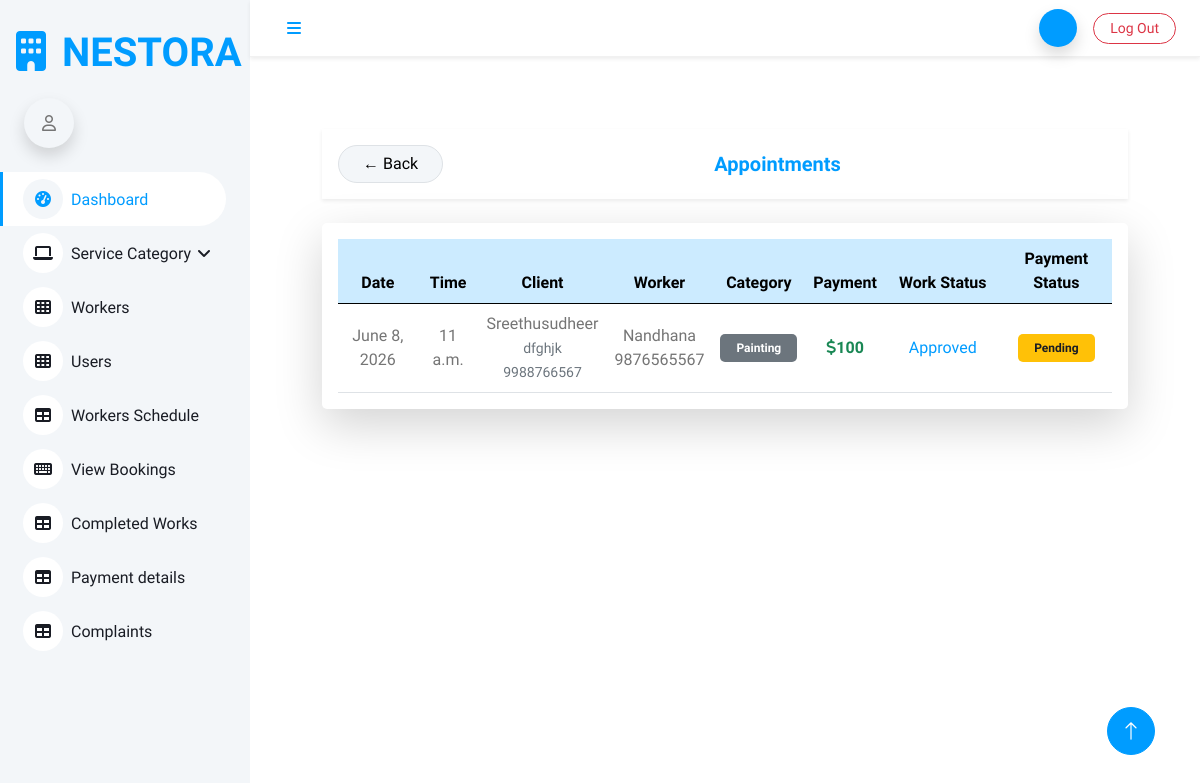
The page /admin_view_appointment on the database as committed earlier.
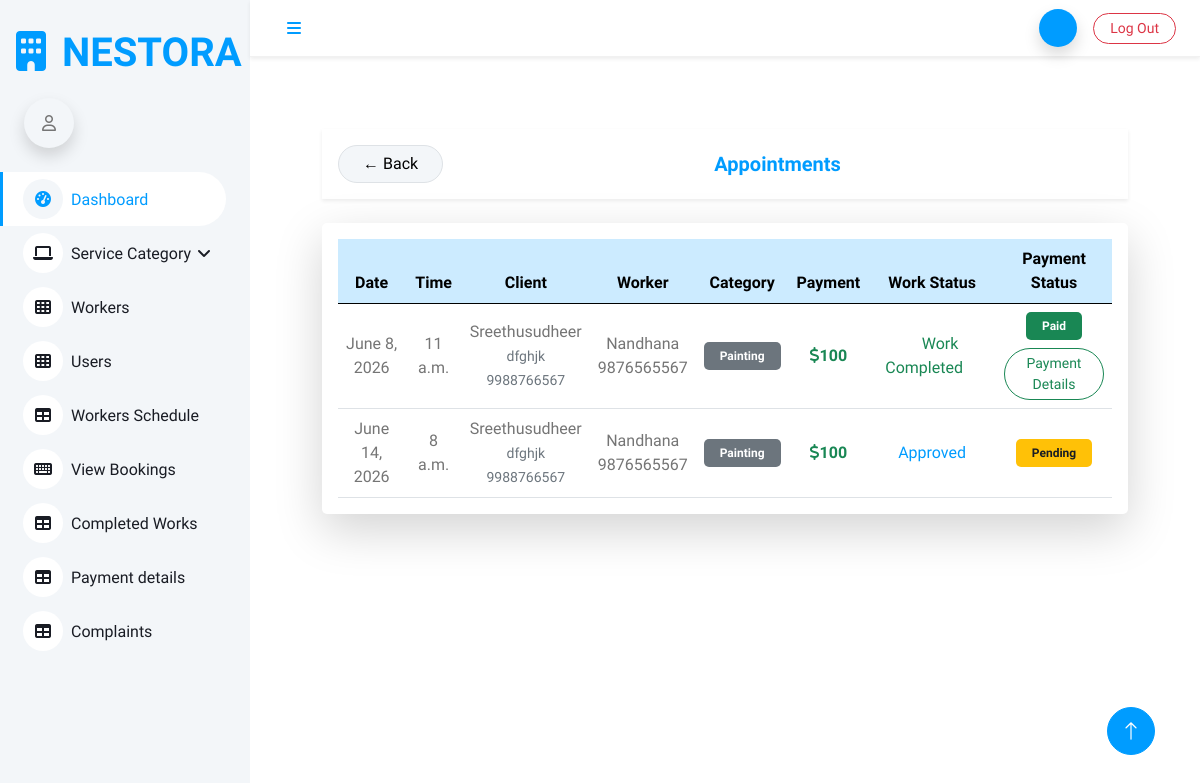
The same page on the database as committed later.
### Homeserviceapp/models.py (models this page shows, shortened)
class Appointment(models.Model):
    user = models.ForeignKey(Login, on_delete=models.CASCADE, related_name='appointment')
    user_profile = models.ForeignKey(UserRegistration, on_delete=models.CASCADE, related_name='user_profile')
    worker = models.ForeignKey(WorkerRegistration, on_delete=models.CASCADE, related_name='worker')
    availability = models.ForeignKey(Availability, on_delete=models.DO_NOTHING)
    appointment_status = models.IntegerField(default=0)
    work_status = models.BooleanField(default=False)
    payment_status = models.IntegerField(default=0)
    worker_amount = models.IntegerField(null=True, blank=True)
    worker_payment_status = models.IntegerField(default=0)
    admin_wallet = models.IntegerField(null=True, blank=True)

class Availability(models.Model):
    user = models.ForeignKey(WorkerRegistration, on_delete=models.DO_NOTHING)
    date = models.DateField()
    time = models.TimeField()
    schedule_status = models.IntegerField(default=0)
    booking_status = models.IntegerField(default=0)

class UserRegistration(models.Model):
    user = models.OneToOneField(Login, on_delete=models.CASCADE, related_name='user')
    name = models.CharField(max_length=250)
    address = models.TextField(max_length=300)
    contact = models.IntegerField()

class WorkerRegistration(models.Model):
    user = models.OneToOneField(Login, on_delete=models.CASCADE, related_name='worker')
    name = models.CharField(max_length=300)
    category = models.ForeignKey(Category, on_delete=models.DO_NOTHING)
    address = models.TextField()
    contact = models.IntegerField()
    paypal_email = models.CharField(max_length=200, null=True, blank=True)
    payment = models.IntegerField(null=True, blank=True)
    experience = models.IntegerField()
    image = models.ImageField(upload_to='uploads/')

class Category(models.Model):
    category = models.CharField(max_length=300)
    def __str__(self):
        return self.category

### Homeserviceapp/views.py (the view)
# urls.py: path('admin_view_appointment', views.admin_view_appointment, name='admin_view_appointment'),
def admin_view_appointment(request):
    data = Appointment.objects.all()
    return render(request, 'admin/admin_view_appointment.html', {'data': data})

### templates/admin/admin_view_appointment.html (shortened to what this page needs)
{% extends 'admin/admin_dashboard.html' %}
{% block content %}
<div class="container py-4">
    <div class="d-flex justify-content-between align-items-center mb-4 p-3 bg-white shadow-sm rounded-4">
        <a href="{% url 'admin_dashboard' %}" class="btn btn-light border rounded-pill px-4">
            ← Back
        </a>
        <h5 class="mb-0 fw-bold text-primary">Appointments</h5>
    </div>
    <div class="card border-0 shadow-lg rounded-4">
        <div class="card-body p-3">
            <div class="table-responsive">
                <table class="table table-hover align-middle text-center mb-0">
                    <thead class="table-primary">
                        <tr>
                            <th>Date</th>
                            <th>Time</th>
                            <th>Client</th>
                            <th>Worker</th>
                            <th>Category</th>
                            <th>Payment</th>
                            <th>Work Status</th>
                            <th>Payment Status</th>
                        </tr>
                    </thead>
                    <tbody>
                        {% for i in data %}
                        <tr>
                            <td class="fw-semibold">{{ i.availability.date }}</td>
                            <td>{{ i.availability.time }}</td>
                            <td>
                                <div class="fw-semibold">{{ i.user_profile.name }}</div>
                                <small class="text-muted">{{ i.user_profile.address }}</small><br>
                                <small class="text-muted">{{ i.user_profile.contact }}</small>
                            </td>
                            <td class="fw-semibold">{{ i.worker.name }}<br>{{ i.worker.contact }}</td>
                            <td>
                                <span class="badge bg-secondary px-3 py-2">
                                    {{ i.worker.category }}
                                </span>
                            </td>
                            <td class="fw-bold text-success">
                                 <i class="fa-solid fa-dollar-sign"></i>{{ i.worker.payment }}
                            </td>
                            <td>
                                {% if i.appointment_status == 0 %}
                                <p>pending</p>
                                {% elif i.appointment_status == 1 %}
                                    {% if i.work_status == True %}
                                        <span class="text-success px-3 py-2 rounded-pill">
                                            Work Completed
                                        </span>
                                    {% else %}
                                        <span class="text-primary px-3 py-2 rounded-pill">
                                            Approved
                                        </span>
                                    {% endif %}
                                {% elif i.appointment_status == 2 %}
                                    <span class="text-danger px-3 py-2 rounded-pill">
                                        Rejected
                                    </span>
                                {% endif %}
                            </td>
                            <td>
                                {% if i.payment_status == 0 %}
                                    <span class="badge bg-warning text-dark px-3 py-2">
                                        Pending
                                    </span>
                                {% elif i.payment_status == 1 %}
                                    <span class="badge bg-success px-3 py-2">
                                        Paid
                                    </span>
                                    <div class="mt-2">
                                        <a href="{% url 'admin_payment_details' i.id %}"
                                           class="btn btn-sm btn-outline-success rounded-pill px-3">
                                            Payment Details
                                        </a>
                                    </div>
                                {% elif i.payment_status == 2 %}
                                    <span class="badge bg-danger px-3 py-2">
                                        Failed
                                    </span>
                                {% elif i.payment_status == 3 %}
                                    <span class="badge bg-secondary px-3 py-2">
                                        Cancelled
                                    </span>
                                {% endif %}
                            </td>
                        </tr>
                        {% endfor %}
                    </tbody>
                </table>
            </div>
        </div>
    </div>
</div>
{% endblock %}

### templates/admin/admin_dashboard.html (shortened to what this page needs)
<!DOCTYPE html>
<html lang="en">
{% load static %}
<head>
    <link rel="stylesheet"
      href="https://cdnjs.cloudflare.com/ajax/libs/font-awesome/6.5.2/css/all.min.css">
    <link href="https://cdn.jsdelivr.net/npm/bootstrap-icons@1.4.1/font/bootstrap-icons.css" rel="stylesheet">
    <link href=" {% static '/dashboard/lib/owlcarousel/assets/owl.carousel.min.css' %} " rel="stylesheet">
    <link href=" {% static '/dashboard/lib/tempusdominus/css/tempusdominus-bootstrap-4.min.css' %} " rel="stylesheet" />
    <link href=" {% static '/dashboard/css/bootstrap.min.css' %} " rel="stylesheet">
    <link href=" {% static '/dashboard/css/style.css' %} " rel="stylesheet">
</head>
<body>
    <div>
        <div class="sidebar pe-4 pb-3">
            <nav class="navbar bg-light navbar-light">
                <a href=" {% static 'index.html' %} " class="navbar-brand d-flex align-items-center">
                    <h1 class="m-3 text-primary"><i class="fa fa-building me-3"></i>NESTORA</h1>
                </a>
                <div class="d-flex align-items-center ms-4 mb-4">
                     <div class="bg-light rounded-circle d-inline-flex align-items-center justify-content-center shadow"
                             style="width: 50px; height: 50px;">
                            <i class="fa-regular fa-user"></i>
                        </div>
                </div>
                <div class="navbar-nav w-100">
                    <a href=" {% url 'admin_dashboard' %} " class="nav-item nav-link active"><i class="fa fa-tachometer-alt me-2"></i>Dashboard</a>
                    <div class="nav-item dropdown">
                        <a href="#" class="nav-link dropdown-toggle" data-bs-toggle="dropdown"><i class="fa fa-laptop me-2"></i>Service Category</a>
                    </div>
                    <a href=" {% url 'view_workers_admin' %} " class="nav-item nav-link"><i class="fa fa-th me-2"></i>Workers</a>
                    <a href=" {% url 'users' %} " class="nav-item nav-link"><i class="fa fa-th me-2"></i>Users</a>
                    <a href="{% url 'workers_schedule' %} " class="nav-item nav-link"><i class="fa fa-table me-2"></i>Workers Schedule</a>
                    <a href=" {% url 'admin_view_appointment' %} " class="nav-item nav-link"><i class="fa fa-keyboard me-2"></i>View Bookings</a>
                    <a href=" {% url 'admin_completed_works' %} " class="nav-item nav-link"><i class="fa fa-table me-2"></i>Completed Works</a>
                    <a href=" {% url 'admin_wallet' %} " class="nav-item nav-link"><i class="fa fa-table me-2"></i>Payment details</a>
                    <a href=" {% url 'admin_view_complaints' %} " class="nav-item nav-link"><i class="fa fa-table me-2"></i>Complaints</a>
                </div>
            </nav>
        </div>
        <div class="content">
            <nav class="navbar navbar-expand-lg navbar-light bg-white sticky-top px-4 py-2 shadow-sm no-print"
                style="border-bottom:1px solid #f1f1f1;">
               <a href="#" class="sidebar-toggler flex-shrink-0">
                    <i class="fa fa-bars"></i>
                </a>
              <div class="navbar-nav ms-auto d-flex align-items-center gap-3">
    <div class="d-flex align-items-center gap-2">
        <div class="rounded-circle bg-primary text-white d-flex align-items-center justify-content-center shadow"
             style="width:38px;height:38px;font-weight:600;">
        </div>
    </div>
    <a href="{% url 'logout_view' %}" class="btn btn-outline-danger btn-sm rounded-pill px-3" onclick="return confirm('Are you sure you want to logout?');">
        Log Out
    </a>
</div>
            </nav>
            <div class="container-fluid pt-4 px-4">
                <div class="row g-4">
                    <div class="col-sm-12 col-xl-12">
                        <div class=" text-center rounded p-4">
                            <div class="d-flex align-items-center justify-content-between mb-4">
                                {% block content %}
                                {% endblock %}
                            </div>
                        </div>
                    </div>
                </div>
            </div>
        </div>
        <a href="#" class="btn btn-lg btn-primary btn-lg-square back-to-top"><i class="bi bi-arrow-up"></i></a>
    </div>
</body>
</html>

### static/dashboard/css/style.css (style rules this page uses)
:root { --primary: #009CFF; --light: #F3F6F9; --dark: #191C24; }
.back-to-top { position: fixed; display: none; right: 45px; bottom: 45px; z-index: 99; }
.btn { transition: .5s; }
.btn.btn-primary { color: #FFFFFF; }
.btn-lg-square { width: 48px; height: 48px; }
.btn-square, .btn-sm-square, .btn-lg-square { padding: 0; display: inline-flex; align-items: center; justify-content: center; font-weight: normal; border-radius: 50px; }
.sidebar { position: fixed; top: 0; left: 0; bottom: 0; width: 250px; height: 100vh; overflow-y: auto; background: var(--light); transition: 0.5s; z-index: 999; }
.content { margin-left: 250px; min-height: 100vh; background: #FFFFFF; transition: 0.5s; }
@media (min-width: 992px) { .sidebar { margin-left: 0; } }
@media (min-width: 992px) { .content { width: calc(100% - 250px); } }
.sidebar .navbar .navbar-nav .nav-link { padding: 7px 20px; color: var(--dark); font-weight: 500; border-left: 3px solid var(--light); border-radius: 0 30px 30px 0; outline: none; }
.sidebar .navbar .navbar-nav .nav-link:hover, .sidebar .navbar .navbar-nav .nav-link.active { color: var(--primary); background: #FFFFFF; border-color: var(--primary); }
.sidebar .navbar .navbar-nav .nav-link i { width: 40px; height: 40px; display: inline-flex; align-items: center; justify-content: center; background: #FFFFFF; border-radius: 40px; }
.sidebar .navbar .navbar-nav .nav-link:hover i, .sidebar .navbar .navbar-nav .nav-link.active i { background: var(--light); }
.sidebar .navbar .dropdown-toggle::after { position: absolute; top: 15px; right: 15px; border: none; content: "\f107"; font-family: "Font Awesome 5 Free"; font-weight: 900; transition: .5s; }
.content .navbar .sidebar-toggler, .content .navbar .navbar-nav .nav-link i { width: 40px; height: 40px; display: inline-flex; align-items: center; justify-content: center; background: #FFFFFF; border-radius: 40px; }

Rows that differ between the two databases and show on the page:
changed Appointment "June 8, 2026": work_status "Approved" → "Work Completed"; payment_status "Pending" → "Paid Payment Details"
added Appointment: availability "June 14, 2026", availability.time "8 a.m.", user_profile.name "Sreethusudheer", user_profile.address "dfghjk", user_profile.contact "9988766567", worker.name "Nandhana", worker.contact "9876565567", worker.category "Painting", worker.payment "100", appointment_status "Approved", payment_status "Pending"
